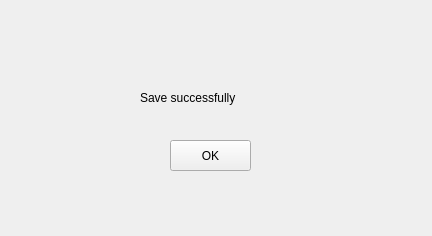
<?xml version="1.0" encoding="UTF-8"?>
<ui version="4.0">
 <class>Save</class>
 <widget class="QWidget" name="Save">
  <property name="geometry">
   <rect>
    <x>0</x>
    <y>0</y>
    <width>432</width>
    <height>236</height>
   </rect>
  </property>
  <property name="windowTitle">
   <string>Save</string>
  </property>
  <widget class="QLabel" name="L_text1">
   <property name="geometry">
    <rect>
     <x>140</x>
     <y>90</y>
     <width>211</width>
     <height>16</height>
    </rect>
   </property>
   <property name="text">
    <string>Save successfully</string>
   </property>
  </widget>
  <widget class="QPushButton" name="pushButton">
   <property name="geometry">
    <rect>
     <x>170</x>
     <y>140</y>
     <width>81</width>
     <height>31</height>
    </rect>
   </property>
   <property name="text">
    <string>OK</string>
   </property>
  </widget>
 </widget>
 <resources/>
 <connections>
  <connection>
   <sender>pushButton</sender>
   <signal>clicked()</signal>
   <receiver>Save</receiver>
   <slot>close_clicked()</slot>
   <hints>
    <hint type="sourcelabel">
     <x>225</x>
     <y>158</y>
    </hint>
    <hint type="destinationlabel">
     <x>294</x>
     <y>160</y>
    </hint>
   </hints>
  </connection>
 </connections>
 <slots>
  <slot>close_clicked()</slot>
 </slots>
</ui>
